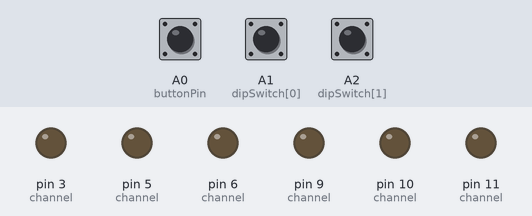
Bench run of a sketch on a simulated Arduino Nano, built with avr-gcc and run on an emulated ATmega328P. Shown: output pins drawn as LEDs (lit = HIGH). The test bench sets the inputs (shaded band); at power-on: A1 (dipSwitch[0]) LOW, A2 (dipSwitch[1]) LOW, A0 (buttonPin) LOW. Random numbers use the default seed unless the sketch sets one; what the sketch prints to the serial monitor is not drawn.

Above: at 1.2 s.
1.3 s: A1 (dipSwitch[0]) pulled HIGH for 0.15 s
At 2.2 s:
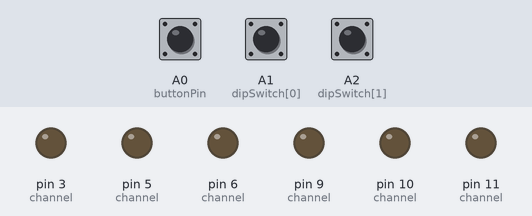
3.0 s: A2 (dipSwitch[1]) pulled HIGH for 1 s
6.0 s: A1 (dipSwitch[0]) pulled HIGH for 1 s
At 6.4 s:
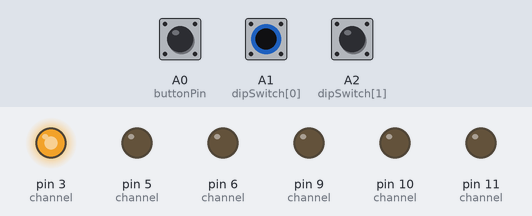
9.0 s: A2 (dipSwitch[1]) pulled HIGH for 3.2 s
At 10.02 s:
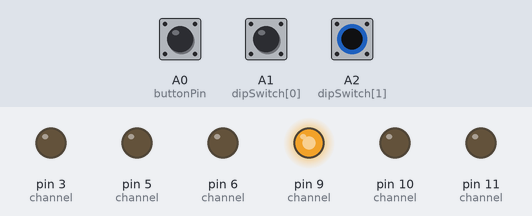
13.7 s: A1 (dipSwitch[0]) pulled HIGH for 3.2 s
Timing chart, 0 to 18.4 s (numbered marks = the images above; inputs shaded):
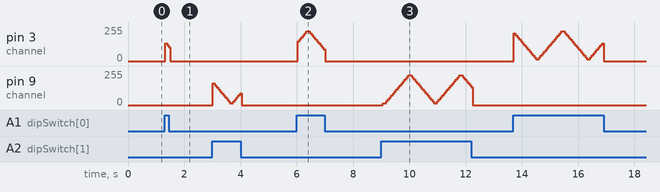

The sketch:

rgbctrl_nano.ino
```cpp
/*
  RGB Light controller - Arduino Nano
  2 channel RGB led light control, using a button to change patterns and colors
  and a dip switch to enable channel outputs.
  Control a 4-wire RGB device, using a button to change colors and patterns

*/
int selectedColor = 0;
int selectedPattern = 1;
bool channelStatus[2];

static int buttonPin = A0;
static int dipSwitch[2] = {A1, A2}; // channel control
static int buttonHold = 500; // time duration in ms to declare button held
static int defaultDelay = 50;
static int channel[][3] = {
  {3, 6, 5},
  {9, 10, 11},
};
static int patterns[] {
  100,  //Constant on
  60,   //Pulse
  40,   //Pulse (drop)
  60,   //Rainbow Pulse
  60,   //Rainbow Pulse (random colors)
  40,   //Rainbow Pulse (drop)
  95,   //Crazy Rainbow
};
static int OFF[3] {0, 0, 0};
static int colors[][3] {
  {255, 0,   0},    //red
  {0,   255, 0},    //green
  {0,   0,   255},  //blue
  {255, 255, 255},  //white
  {255, 255, 0},    //yellow
  {255, 0,   255},  //purple
  {0,   255, 255},  //cyan
};
static int channelLen = (sizeof(channel) / 3) / sizeof(int);
static int patternsLen = sizeof(patterns) / sizeof(int);
static int colorsLen = (sizeof(colors) / 3) / sizeof(int);

void setup() {
  for (int i = 0; i < channelLen; i++) {
    for (int x = 0; x < 3; x++) {
      pinMode(channel[i][x], OUTPUT);
    }
  }
  Serial.begin(9600);
}

void loop() {
  checkChannels();
  performPattern();
  buttonWork();
  if (debug) {
    debug();
  }
  delay(patterns[selectedPattern]);
}

void performPattern() {
  switch (selectedPattern) {
    case 0: // Constant on
      activateColor();
      break;
    case 1: // Pulse
      pulse();
      break;
    case 2: // Pulse (drop)
      pulse(1);
      break;
    case 3: // Rainbow Pulse
      rainbow();
      break;
    case 4: // Rainbow Pulse (random color order)
      rainbow(3);
      break;
    case 5: // Rainbow Pulse (drop)
      rainbow(1);
      break;
    case 6: // Crazy Rainbow
      rainbow(2);
      break;
  }
}

static int pulseIncr = 16;
boolean pulseAscend = true;
int pulseBlend[16][3];
int pulsePosition = 0;
int pulseColor = -1;

/*
 * modes
 *
 * 0 = normal
 * 1 = drop only
 * 2 = rise only
 *
 */

void pulse(int mode) {
  //setup
  if (pulseColor != selectedColor) {
    pulseColor = selectedColor;
    for (int i = 0; i < pulseIncr; i++) {
      for (int x = 0; x < 3; x++) {
        pulseBlend[i][x] = (colors[selectedColor][x] / pulseIncr) * i;
      }
    }
  }

  activateColor(pulseBlend[pulsePosition]);
  if (pulseAscend) {
    if ((pulsePosition + 1) == pulseIncr) {
      if (mode == 2) { // rise only
        pulsePosition = 1;
      } else {
        pulseAscend = false;
      }
    } else {
      pulsePosition++;
    }
  } else {
    if (pulsePosition == 1) { // set to 1, so light never goes completely off
      if (mode == 1) { // drop only
        pulsePosition = pulseIncr - 1;
      } else {
        pulseAscend = true;
      }
    } else {
      pulsePosition--;
    }
  }
}

void pulse() {
  pulse(0);
}

boolean rainbowRandom = false;
boolean rainbowSwitch = false;
/*
 * modes
 * 0 = normal
 * 1 = drop only
 * 2 = crazy mode
 */
void rainbow(int mode) {
  rainbowRandom = mode > 0;

  if (!pulseAscend && !rainbowSwitch) {
    rainbowSwitch = true;
  }

  if (pulseAscend && (mode == 2 || rainbowSwitch)) {
    rainbowSwitch = false;
    switchColor();
  }

  pulse(mode);

  if (mode == 1 && pulsePosition == 1) {
    switchColor();
  }
}

void rainbow() {
  rainbow(0);
}

void switchColor() {
  if (rainbowRandom) {
    randomColor();
  } else {
    nextColor();
  }
}

void buttonWork() {
  int btnStatus = digitalRead(buttonPin);

  if (btnStatus == HIGH) {
    if (debug) {
      Serial.println("button triggered .. ");
    }
    delay(buttonHold - defaultDelay);

    // button was held
    if (btnStatus == digitalRead(buttonPin)) {
      Serial.println("button was held .. change color"); // DEBUG
      //change color
      nextColor();
      activateColor();
      delay(500); // time to let go of button

      //button was not held for the set duration
    } else {
      Serial.println("button was NOT held .. change pattern"); // DEBUG
      //change pattern
      selectedPattern = ((selectedPattern + 1) == patternsLen) ? 0 : selectedPattern + 1;
    }

    debug();
  }
}

void checkChannels() {
  for (int i = 0; i < channelLen; i++) {
    channelStatus[i] = updateChannel(i);
  }
}

void randomColor() {
  int p = selectedColor;
  selectedColor = random(colorsLen - 1);
  if (selectedColor == p) { // prevent two in a rows
    return randomColor();
  }
}

void nextColor() {
  selectedColor = ((selectedColor + 1) == colorsLen) ? 0 : selectedColor + 1;
}

void prevColor() {
  selectedColor = ((selectedColor - 1) == -1) ? colorsLen - 1 : selectedColor - 1;
}

void activateColor() {
  for (int i = 0; i < channelLen; i++) {
    if (channelStatus[i]) {
      activateColor(i);
    } else {
      activateColor(i, OFF);
    }
  }
}

void activateColor(int color[]) {
  for (int i = 0; i < channelLen; i++) {
    if (channelStatus[i]) {
      activateColor(i, color);
    } else {
      activateColor(i, OFF);
    }
  }
}

void activateColor(int grp) {
  activateColor(grp, { colors[selectedColor] });
}

void activateColor(int grp, int color[]) {
  for (int i = 0; i < 3; i++) {
    analogWrite(channel[grp][i], color[i]);
  }
}

bool updateChannel(int ch) {
  return digitalRead(dipSwitch[ch]) == HIGH;
}

void debug() {
  Serial.print("color: ");
  Serial.print(selectedColor);
  Serial.print(" - pattern: ");
  Serial.println(selectedPattern);
}
```

Measured:
- after the input at 1.3 s, pin 3 (channel): 0/255 → 135/255 at once, → 120/255 0.06 s later, → 105/255 0.06 s later, → 0/255 0.06 s later
- after the input at 6.0 s, pin 3 (channel): rises from 0/255 to 225/255 in 0.30 s, then falls to 0/255 in 0.66 s
